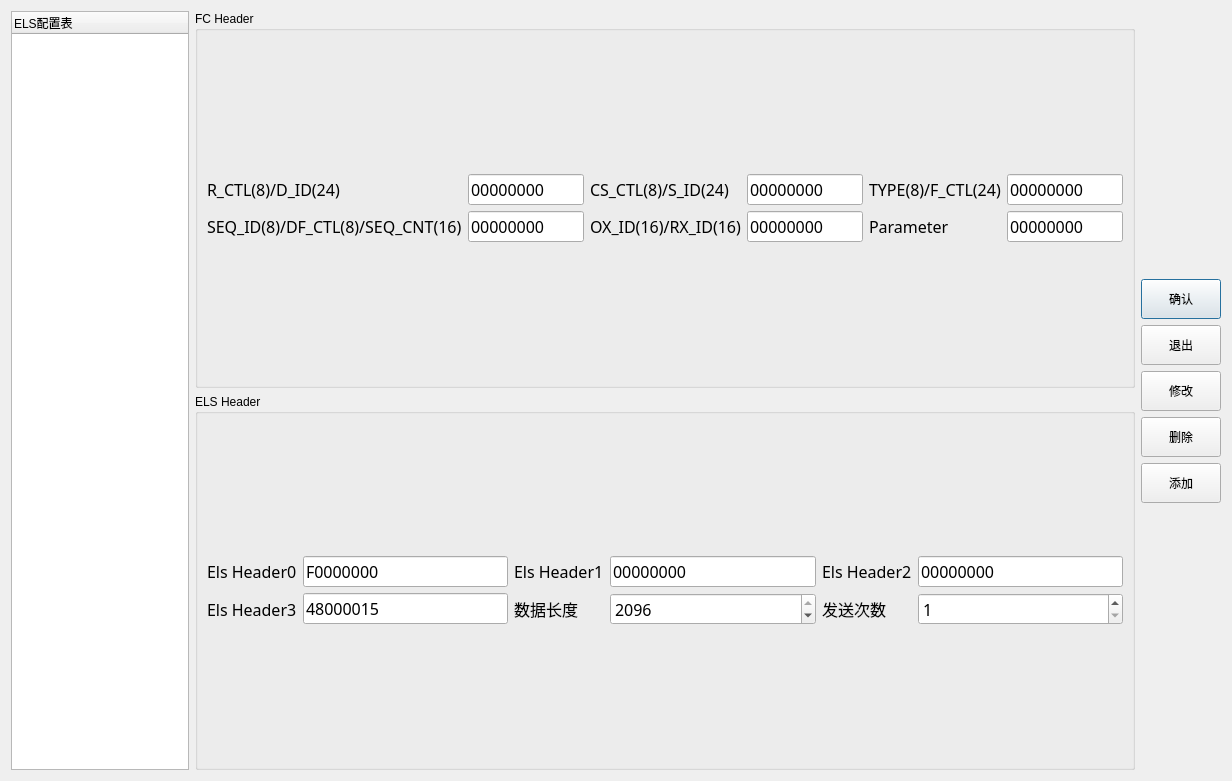
<?xml version="1.0" encoding="UTF-8"?>
<ui version="4.0">
 <class>ElsDlg</class>
 <widget class="QDialog" name="ElsDlg">
  <property name="geometry">
   <rect>
    <x>0</x>
    <y>0</y>
    <width>1232</width>
    <height>781</height>
   </rect>
  </property>
  <property name="windowTitle">
   <string>Dialog</string>
  </property>
  <layout class="QGridLayout" name="gridLayout_6">
   <item row="0" column="0">
    <widget class="QTreeWidget" name="treeWidget">
     <column>
      <property name="text">
       <string>ELS配置表</string>
      </property>
     </column>
    </widget>
   </item>
   <item row="0" column="1">
    <layout class="QVBoxLayout" name="verticalLayout_2" stretch="0,0,10">
     <item>
      <widget class="QGroupBox" name="groupBox">
       <property name="title">
        <string>FC Header</string>
       </property>
       <layout class="QGridLayout" name="gridLayout_4">
        <item row="0" column="0">
         <layout class="QGridLayout" name="gridLayout">
          <item row="0" column="0">
           <widget class="QLabel" name="label">
            <property name="font">
             <font>
              <family>微软雅黑</family>
              <pointsize>12</pointsize>
             </font>
            </property>
            <property name="text">
             <string>R_CTL(8)/D_ID(24)</string>
            </property>
           </widget>
          </item>
          <item row="0" column="1">
           <widget class="QLineEdit" name="lineEdit">
            <property name="font">
             <font>
              <family>微软雅黑</family>
              <pointsize>12</pointsize>
             </font>
            </property>
            <property name="text">
             <string>00000000</string>
            </property>
            <property name="maxLength">
             <number>8</number>
            </property>
           </widget>
          </item>
          <item row="0" column="2">
           <widget class="QLabel" name="label_2">
            <property name="font">
             <font>
              <family>微软雅黑</family>
              <pointsize>12</pointsize>
             </font>
            </property>
            <property name="text">
             <string>CS_CTL(8)/S_ID(24)</string>
            </property>
           </widget>
          </item>
          <item row="0" column="3">
           <widget class="QLineEdit" name="lineEdit_2">
            <property name="font">
             <font>
              <family>微软雅黑</family>
              <pointsize>12</pointsize>
             </font>
            </property>
            <property name="text">
             <string>00000000</string>
            </property>
            <property name="maxLength">
             <number>8</number>
            </property>
           </widget>
          </item>
          <item row="0" column="4">
           <widget class="QLabel" name="label_3">
            <property name="font">
             <font>
              <family>微软雅黑</family>
              <pointsize>12</pointsize>
             </font>
            </property>
            <property name="text">
             <string>TYPE(8)/F_CTL(24)</string>
            </property>
           </widget>
          </item>
          <item row="0" column="5">
           <widget class="QLineEdit" name="lineEdit_3">
            <property name="font">
             <font>
              <family>微软雅黑</family>
              <pointsize>12</pointsize>
             </font>
            </property>
            <property name="text">
             <string>00000000</string>
            </property>
            <property name="maxLength">
             <number>8</number>
            </property>
           </widget>
          </item>
          <item row="1" column="0">
           <widget class="QLabel" name="label_4">
            <property name="font">
             <font>
              <family>微软雅黑</family>
              <pointsize>12</pointsize>
             </font>
            </property>
            <property name="text">
             <string>SEQ_ID(8)/DF_CTL(8)/SEQ_CNT(16)</string>
            </property>
           </widget>
          </item>
          <item row="1" column="1">
           <widget class="QLineEdit" name="lineEdit_4">
            <property name="font">
             <font>
              <family>微软雅黑</family>
              <pointsize>12</pointsize>
             </font>
            </property>
            <property name="text">
             <string>00000000</string>
            </property>
            <property name="maxLength">
             <number>8</number>
            </property>
           </widget>
          </item>
          <item row="1" column="2">
           <widget class="QLabel" name="label_5">
            <property name="font">
             <font>
              <family>微软雅黑</family>
              <pointsize>12</pointsize>
             </font>
            </property>
            <property name="text">
             <string>OX_ID(16)/RX_ID(16)</string>
            </property>
           </widget>
          </item>
          <item row="1" column="3">
           <widget class="QLineEdit" name="lineEdit_5">
            <property name="font">
             <font>
              <family>微软雅黑</family>
              <pointsize>12</pointsize>
             </font>
            </property>
            <property name="text">
             <string>00000000</string>
            </property>
            <property name="maxLength">
             <number>8</number>
            </property>
           </widget>
          </item>
          <item row="1" column="4">
           <widget class="QLabel" name="label_6">
            <property name="font">
             <font>
              <family>微软雅黑</family>
              <pointsize>12</pointsize>
             </font>
            </property>
            <property name="text">
             <string>Parameter</string>
            </property>
           </widget>
          </item>
          <item row="1" column="5">
           <widget class="QLineEdit" name="lineEdit_6">
            <property name="font">
             <font>
              <family>微软雅黑</family>
              <pointsize>12</pointsize>
             </font>
            </property>
            <property name="text">
             <string>00000000</string>
            </property>
            <property name="maxLength">
             <number>8</number>
            </property>
           </widget>
          </item>
         </layout>
        </item>
       </layout>
      </widget>
     </item>
     <item>
      <widget class="QGroupBox" name="groupBox_2">
       <property name="title">
        <string>ELS Header</string>
       </property>
       <layout class="QGridLayout" name="gridLayout_5">
        <item row="0" column="0">
         <layout class="QGridLayout" name="gridLayout_2">
          <item row="0" column="0">
           <widget class="QLabel" name="label_7">
            <property name="font">
             <font>
              <family>微软雅黑</family>
              <pointsize>12</pointsize>
             </font>
            </property>
            <property name="text">
             <string>Els Header0</string>
            </property>
           </widget>
          </item>
          <item row="0" column="1">
           <widget class="QLineEdit" name="lineEdit_7">
            <property name="font">
             <font>
              <family>微软雅黑</family>
              <pointsize>12</pointsize>
             </font>
            </property>
            <property name="text">
             <string>F0000000</string>
            </property>
            <property name="maxLength">
             <number>8</number>
            </property>
           </widget>
          </item>
          <item row="0" column="2">
           <widget class="QLabel" name="label_8">
            <property name="font">
             <font>
              <family>微软雅黑</family>
              <pointsize>12</pointsize>
             </font>
            </property>
            <property name="text">
             <string>Els Header1</string>
            </property>
           </widget>
          </item>
          <item row="0" column="3">
           <widget class="QLineEdit" name="lineEdit_8">
            <property name="font">
             <font>
              <family>微软雅黑</family>
              <pointsize>12</pointsize>
             </font>
            </property>
            <property name="text">
             <string>00000000</string>
            </property>
            <property name="maxLength">
             <number>8</number>
            </property>
           </widget>
          </item>
          <item row="0" column="4">
           <widget class="QLabel" name="label_9">
            <property name="font">
             <font>
              <family>微软雅黑</family>
              <pointsize>12</pointsize>
             </font>
            </property>
            <property name="text">
             <string>Els Header2</string>
            </property>
           </widget>
          </item>
          <item row="0" column="5">
           <widget class="QLineEdit" name="lineEdit_9">
            <property name="font">
             <font>
              <family>微软雅黑</family>
              <pointsize>12</pointsize>
             </font>
            </property>
            <property name="text">
             <string>00000000</string>
            </property>
            <property name="maxLength">
             <number>8</number>
            </property>
           </widget>
          </item>
          <item row="1" column="0">
           <widget class="QLabel" name="label_10">
            <property name="font">
             <font>
              <family>微软雅黑</family>
              <pointsize>12</pointsize>
             </font>
            </property>
            <property name="text">
             <string>Els Header3</string>
            </property>
           </widget>
          </item>
          <item row="1" column="1">
           <widget class="QLineEdit" name="lineEdit_10">
            <property name="font">
             <font>
              <family>微软雅黑</family>
              <pointsize>12</pointsize>
             </font>
            </property>
            <property name="text">
             <string>48000015</string>
            </property>
            <property name="maxLength">
             <number>8</number>
            </property>
           </widget>
          </item>
          <item row="1" column="2">
           <widget class="QLabel" name="label_11">
            <property name="font">
             <font>
              <family>微软雅黑</family>
              <pointsize>12</pointsize>
             </font>
            </property>
            <property name="text">
             <string>数据长度</string>
            </property>
           </widget>
          </item>
          <item row="1" column="3">
           <widget class="QSpinBox" name="spinBox">
            <property name="font">
             <font>
              <family>微软雅黑</family>
              <pointsize>12</pointsize>
             </font>
            </property>
            <property name="minimum">
             <number>1</number>
            </property>
            <property name="maximum">
             <number>2096</number>
            </property>
            <property name="value">
             <number>2096</number>
            </property>
           </widget>
          </item>
          <item row="1" column="4">
           <widget class="QLabel" name="label_12">
            <property name="font">
             <font>
              <family>微软雅黑</family>
              <pointsize>12</pointsize>
             </font>
            </property>
            <property name="text">
             <string>发送次数</string>
            </property>
           </widget>
          </item>
          <item row="1" column="5">
           <widget class="QSpinBox" name="spinBox_2">
            <property name="font">
             <font>
              <family>微软雅黑</family>
              <pointsize>12</pointsize>
             </font>
            </property>
            <property name="minimum">
             <number>1</number>
            </property>
            <property name="maximum">
             <number>999999999</number>
            </property>
            <property name="value">
             <number>1</number>
            </property>
           </widget>
          </item>
         </layout>
        </item>
       </layout>
      </widget>
     </item>
     <item>
      <layout class="QGridLayout" name="gridLayout_3"/>
     </item>
    </layout>
   </item>
   <item row="0" column="2">
    <layout class="QVBoxLayout" name="verticalLayout">
     <item>
      <spacer name="verticalSpacer_3">
       <property name="orientation">
        <enum>Qt::Vertical</enum>
       </property>
       <property name="sizeHint" stdset="0">
        <size>
         <width>20</width>
         <height>40</height>
        </size>
       </property>
      </spacer>
     </item>
     <item>
      <widget class="QPushButton" name="pbnReq">
       <property name="minimumSize">
        <size>
         <width>80</width>
         <height>40</height>
        </size>
       </property>
       <property name="styleSheet">
        <string notr="true">font: 12pt &quot;微软雅黑&quot;;</string>
       </property>
       <property name="text">
        <string>确认</string>
       </property>
       <property name="icon">
        <iconset resource="../../../../../../Main/mdi.qrc">
         <normaloff>:/images/info.png</normaloff>:/images/info.png</iconset>
       </property>
       <property name="iconSize">
        <size>
         <width>20</width>
         <height>20</height>
        </size>
       </property>
      </widget>
     </item>
     <item>
      <widget class="QPushButton" name="pbnNew_3">
       <property name="sizePolicy">
        <sizepolicy hsizetype="Fixed" vsizetype="Fixed">
         <horstretch>0</horstretch>
         <verstretch>0</verstretch>
        </sizepolicy>
       </property>
       <property name="minimumSize">
        <size>
         <width>80</width>
         <height>40</height>
        </size>
       </property>
       <property name="styleSheet">
        <string notr="true">font: 12pt &quot;微软雅黑&quot;;</string>
       </property>
       <property name="text">
        <string>退出</string>
       </property>
       <property name="icon">
        <iconset resource="../../../../../../Main/mdi.qrc">
         <normaloff>:/qss/QDarkStyleSheet/close-pressed.png</normaloff>:/qss/QDarkStyleSheet/close-pressed.png</iconset>
       </property>
       <property name="iconSize">
        <size>
         <width>20</width>
         <height>20</height>
        </size>
       </property>
      </widget>
     </item>
     <item>
      <widget class="QPushButton" name="pbnNew_2">
       <property name="sizePolicy">
        <sizepolicy hsizetype="Fixed" vsizetype="Fixed">
         <horstretch>0</horstretch>
         <verstretch>0</verstretch>
        </sizepolicy>
       </property>
       <property name="minimumSize">
        <size>
         <width>80</width>
         <height>40</height>
        </size>
       </property>
       <property name="styleSheet">
        <string notr="true">font: 12pt &quot;微软雅黑&quot;;</string>
       </property>
       <property name="text">
        <string>修改</string>
       </property>
       <property name="icon">
        <iconset resource="../../../../../../Main/mdi.qrc">
         <normaloff>:/qss/QDarkStyleSheet/close-pressed.png</normaloff>:/qss/QDarkStyleSheet/close-pressed.png</iconset>
       </property>
       <property name="iconSize">
        <size>
         <width>20</width>
         <height>20</height>
        </size>
       </property>
      </widget>
     </item>
     <item>
      <widget class="QPushButton" name="pbnNew_5">
       <property name="sizePolicy">
        <sizepolicy hsizetype="Fixed" vsizetype="Fixed">
         <horstretch>0</horstretch>
         <verstretch>0</verstretch>
        </sizepolicy>
       </property>
       <property name="minimumSize">
        <size>
         <width>80</width>
         <height>40</height>
        </size>
       </property>
       <property name="styleSheet">
        <string notr="true">font: 12pt &quot;微软雅黑&quot;;</string>
       </property>
       <property name="text">
        <string>删除</string>
       </property>
       <property name="icon">
        <iconset resource="../../../../../../Main/mdi.qrc">
         <normaloff>:/qss/QDarkStyleSheet/close-pressed.png</normaloff>:/qss/QDarkStyleSheet/close-pressed.png</iconset>
       </property>
       <property name="iconSize">
        <size>
         <width>20</width>
         <height>20</height>
        </size>
       </property>
      </widget>
     </item>
     <item>
      <widget class="QPushButton" name="pbnNew">
       <property name="sizePolicy">
        <sizepolicy hsizetype="Fixed" vsizetype="Fixed">
         <horstretch>0</horstretch>
         <verstretch>0</verstretch>
        </sizepolicy>
       </property>
       <property name="minimumSize">
        <size>
         <width>80</width>
         <height>40</height>
        </size>
       </property>
       <property name="styleSheet">
        <string notr="true">font: 12pt &quot;微软雅黑&quot;;</string>
       </property>
       <property name="text">
        <string>添加</string>
       </property>
       <property name="icon">
        <iconset resource="../../../../../../Main/mdi.qrc">
         <normaloff>:/images/Icon5color/Icon_Recharge.png</normaloff>:/images/Icon5color/Icon_Recharge.png</iconset>
       </property>
       <property name="iconSize">
        <size>
         <width>20</width>
         <height>20</height>
        </size>
       </property>
      </widget>
     </item>
     <item>
      <spacer name="verticalSpacer_2">
       <property name="orientation">
        <enum>Qt::Vertical</enum>
       </property>
       <property name="sizeHint" stdset="0">
        <size>
         <width>20</width>
         <height>40</height>
        </size>
       </property>
      </spacer>
     </item>
    </layout>
   </item>
  </layout>
 </widget>
 <resources>
  <include location="../../../../../../Main/mdi.qrc"/>
 </resources>
 <connections/>
</ui>
